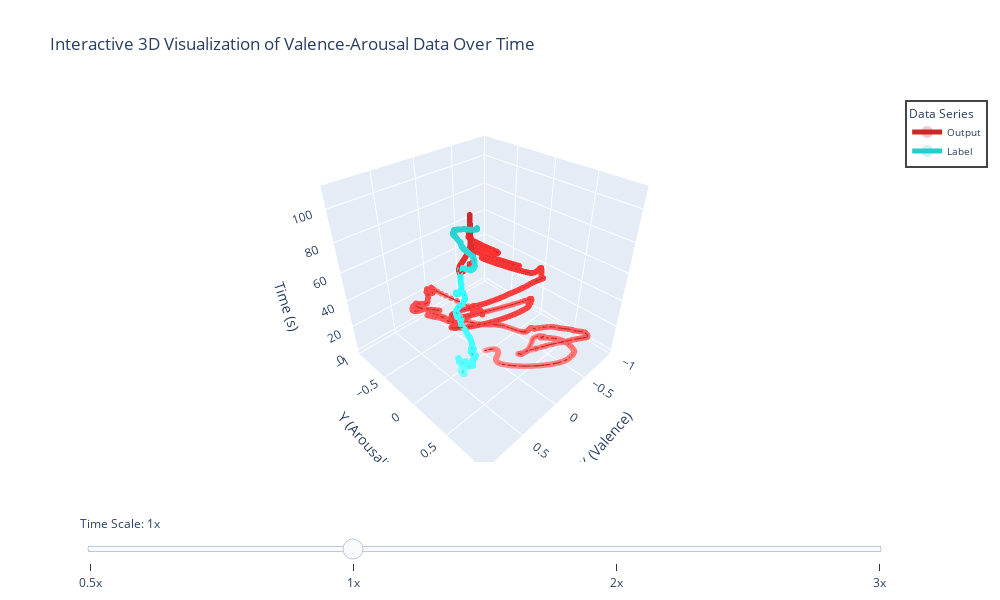

The code cell stored with this chart in its notebook:
### Code cell
# index = 0
# plot_in_time([outputs[index], labels_array[index]], labels=['Output', 'Label'], plot_size=(1000, 800))

for i in range(len(outputs)):
    plot_in_time([outputs[i], labels_array[i]], labels=['Output', 'Label'], plot_size=(1000, 600))

### Figure 1 — Plotly figure (JSON) as saved in the notebook; plotly's stock layout.template omitted (floating-point values rounded to 4 significant figures; data arrays with more than 128 entries replaced by an {"elided": "..."} marker saying what was removed)
{"data": [{"line": {"color": "rgb(204,40,40)", "width": 3}, "marker": {"color": {"elided": "10935 str values"}, "opacity": 0.8, "size": 2}, "mode": "lines+markers", "name": "Output", "type": "scatter3d", "x": {"elided": "10935 float values"}, "y": {"elided": "10935 float values"}, "z": {"elided": "10935 float values"}}, {"line": {"color": "rgb(40,204,204)", "width": 3}, "marker": {"color": {"elided": "10935 str values"}, "opacity": 0.8, "size": 2}, "mode": "lines+markers", "name": "Label", "type": "scatter3d", "x": {"elided": "10935 float values"}, "y": {"elided": "10935 float values"}, "z": {"elided": "10935 float values"}}], "layout": {"height": 600, "legend": {"borderwidth": 2, "font": {"size": 10}, "itemsizing": "constant", "title": {"text": "Data Series"}}, "scene": {"aspectmode": "manual", "aspectratio": {"x": 1, "y": 1, "z": 1}, "xaxis": {"range": [-1, 1], "title": {"text": "X (Valence)"}}, "yaxis": {"range": [-1, 1], "title": {"text": "Y (Arousal)"}}, "zaxis": {"title": {"text": "Time (s)"}}}, "sliders": [{"active": 1, "currentvalue": {"prefix": "Time Scale: "}, "pad": {"t": 50}, "steps": [{"args": [{"scene.aspectratio.z": 0.5}], "label": "0.5x", "method": "relayout"}, {"args": [{"scene.aspectratio.z": 1}], "label": "1x", "method": "relayout"}, {"args": [{"scene.aspectratio.z": 2}], "label": "2x", "method": "relayout"}, {"args": [{"scene.aspectratio.z": 3}], "label": "3x", "method": "relayout"}]}], "title": {"text": "Interactive 3D Visualization of Valence-Arousal Data Over Time"}, "width": 1000}}
